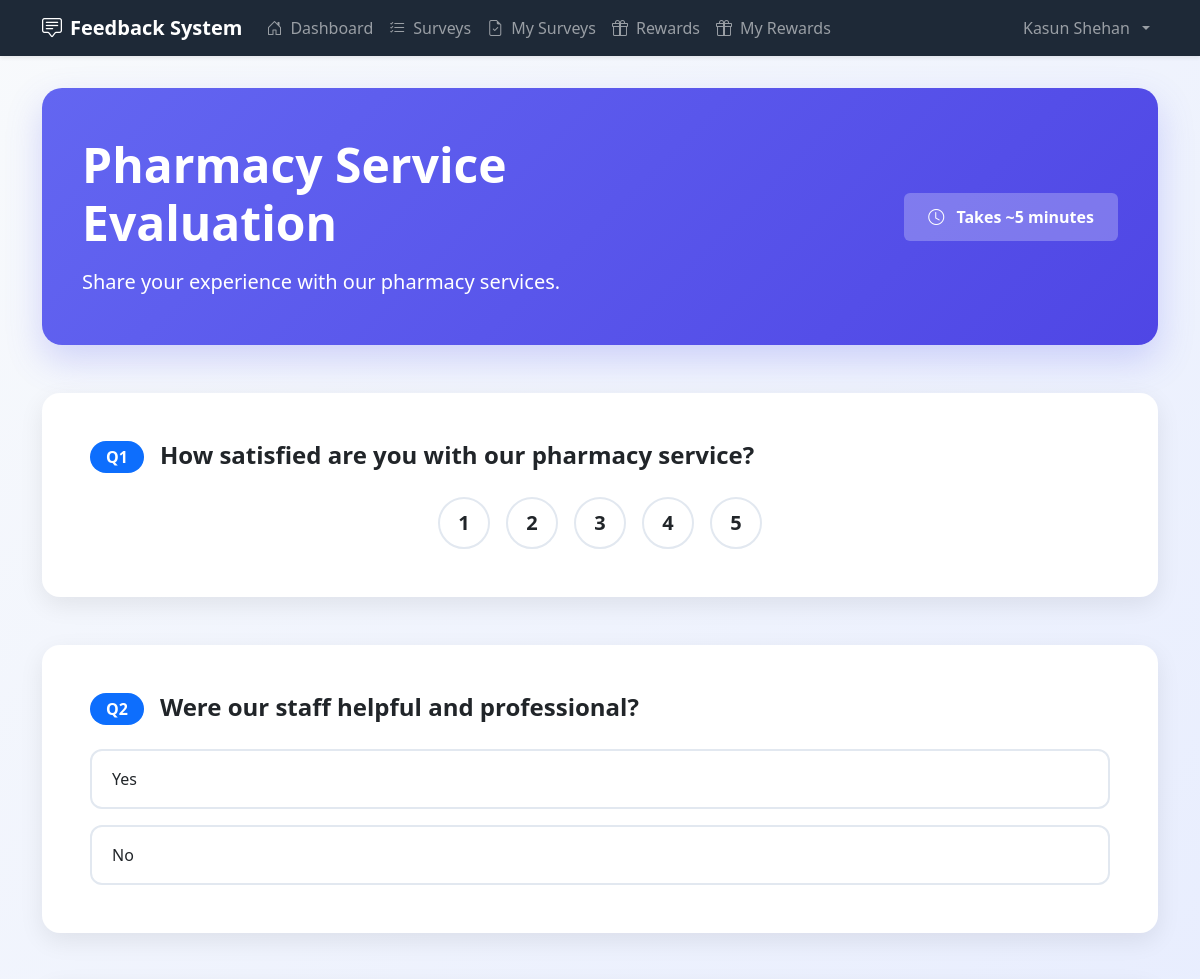
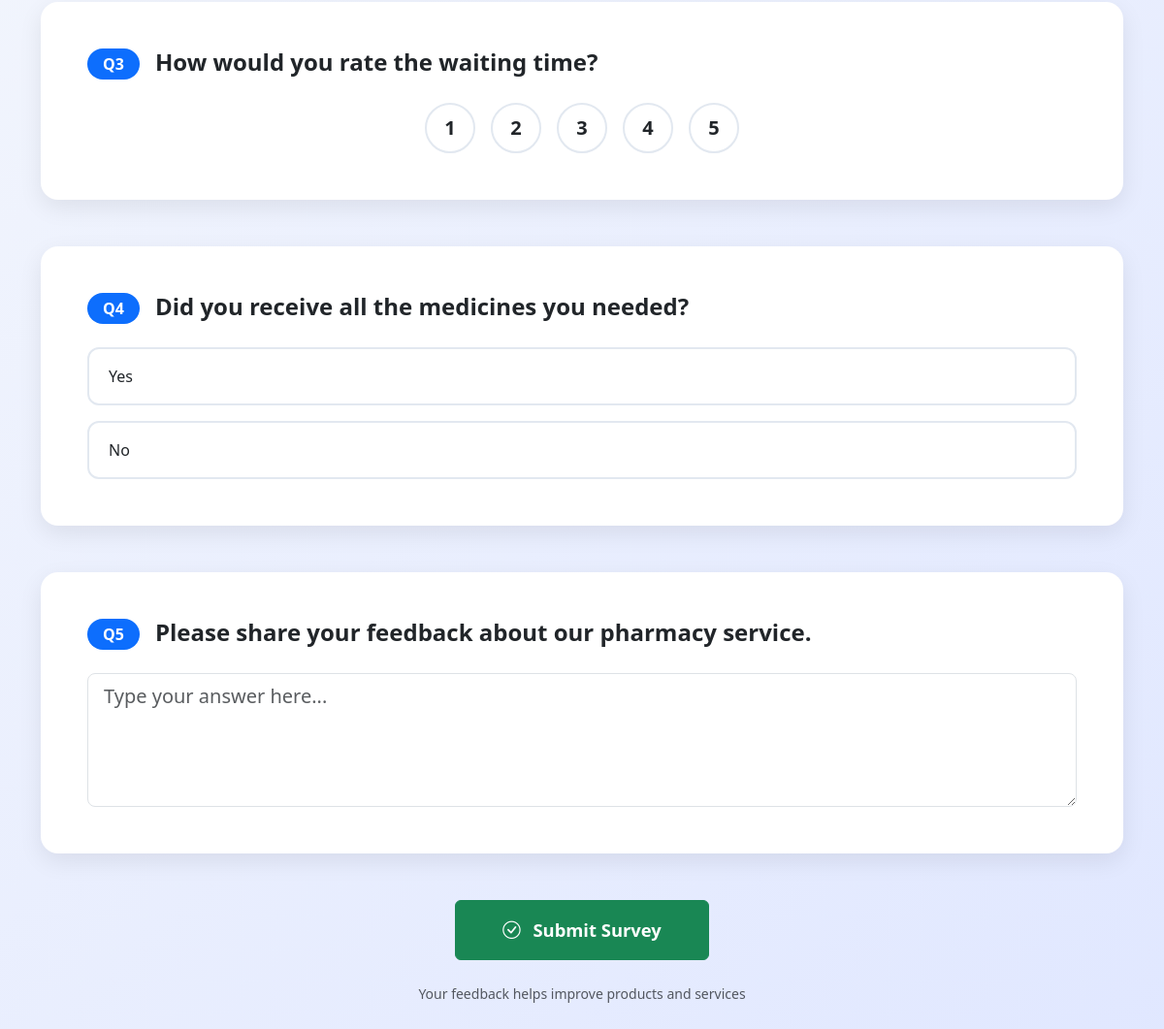
/user/take_survey.php?survey_id=7 (signed in), run on the app's committed database (2 pictures, top to bottom).
### tables this page shows
CREATE TABLE `surveys` (
  `survey_id` int NOT NULL AUTO_INCREMENT,
  `company_id` int NOT NULL,
  `title` varchar(200) NOT NULL,
  `description` text,
  `points_reward` int NOT NULL,
  `status` enum('draft','active') DEFAULT 'draft',
  `expiry_date` date DEFAULT NULL,
  `created_at` timestamp NULL DEFAULT CURRENT_TIMESTAMP,
  PRIMARY KEY (`survey_id`),
  KEY `company_id` (`company_id`),
  KEY `idx_status` (`status`),
  KEY `idx_expiry` (`expiry_date`),
  CONSTRAINT `fk_surveys_company` FOREIGN KEY (`company_id`) REFERENCES `companies` (`company_id`) ON DELETE CASCADE
);

CREATE TABLE `questions` (
  `question_id` int NOT NULL AUTO_INCREMENT,
  `survey_id` int NOT NULL,
  `question_text` text NOT NULL,
  `question_type` enum('mcq','rating','text') NOT NULL,
  PRIMARY KEY (`question_id`),
  KEY `survey_id` (`survey_id`),
  CONSTRAINT `fk_questions_survey` FOREIGN KEY (`survey_id`) REFERENCES `surveys` (`survey_id`) ON DELETE CASCADE
);

CREATE TABLE `options` (
  `option_id` int NOT NULL AUTO_INCREMENT,
  `question_id` int NOT NULL,
  `option_text` varchar(255) NOT NULL,
  PRIMARY KEY (`option_id`),
  KEY `question_id` (`question_id`),
  CONSTRAINT `fk_options_question` FOREIGN KEY (`question_id`) REFERENCES `questions` (`question_id`) ON DELETE CASCADE
);

### user/take_survey.php (the view, shortened to what this page needs)
<?php
include("../config/db.php");
$survey_id = (int)$_GET['survey_id'];
$survey_stmt = $conn->prepare("SELECT * FROM surveys WHERE survey_id = ? AND expiry_date >= CURDATE() AND status = 'active'");
$survey_stmt->bind_param("i", $survey_id);
$survey_stmt->execute();
$survey_result = $survey_stmt->get_result();
$survey = $survey_result->fetch_assoc();
$question_stmt = $conn->prepare("SELECT * FROM questions WHERE survey_id = ?");
$question_stmt->bind_param("i", $survey_id);
$question_stmt->execute();
$question_result = $question_stmt->get_result();
?>
<!DOCTYPE html>
<html lang="en">
<head>
    <link href="https://cdn.jsdelivr.net/npm/bootstrap@5.3.6/dist/css/bootstrap.min.css" rel="stylesheet">
    <link href="https://cdn.jsdelivr.net/npm/bootstrap-icons@1.11.3/font/bootstrap-icons.css" rel="stylesheet">
</head>
<body>
    <?php include("../includes/user_navbar.php"); ?>
    <div class="container survey-container">
        <div class="survey-hero">
            <div class="row align-items-center">
                <div class="col-lg-8">
                    <h1 class="display-5 fw-bold mb-3"><?php echo htmlspecialchars($survey['title']); ?></h1>
                    <?php if (!empty($survey['description'])): ?>
                        <p class="lead opacity-90 mb-0"><?php echo htmlspecialchars($survey['description']); ?></p>
                    <?php endif; ?>
                </div>
                <div class="col-lg-4 text-lg-end">
                    <div class="badge bg-white bg-opacity-25 px-4 py-3 fs-6">
                        <i class="bi bi-clock me-2"></i>
                        Takes ~5 minutes
                    </div>
                </div>
            </div>
        </div>
        <form method="POST" action="submit_survey.php" id="surveyForm">
            <?php
            $question_number = 1;
            mysqli_data_seek($question_result, 0);
            while($question = $question_result->fetch_assoc()):
                $question_id = $question['question_id'];
            ?>
                <div class="question-card card mb-5">
                    <div class="card-body p-4 p-md-5">
                        <div class="d-flex align-items-start gap-3 mb-4">
                            <span class="badge bg-primary rounded-pill px-3 py-2 fs-6">
                                Q<?php echo $question_number; ?>
                            </span>
                            <h4 class="fw-semibold mb-0"><?php echo htmlspecialchars($question['question_text']); ?></h4>
                        </div>
                        <?php if($question['question_type'] == 'text'): ?>
                            <textarea
                                name="answers[<?php echo $question_id; ?>]"
                                class="form-control form-control-lg"
                                rows="4"
                                placeholder="Type your answer here..."
                                required></textarea>
                        <?php elseif($question['question_type'] == 'rating'): ?>
                            <div class="d-flex gap-3 justify-content-center flex-wrap" id="rating-group-<?php echo $question_id; ?>">
                                <?php for($i = 1; $i <= 5; $i++): ?>
                                    <div class="rating-btn"
                                         data-value="<?php echo $i; ?>"
                                         onclick="selectRating(this, <?php echo $question_id; ?>)">
                                        <?php echo $i; ?>
                                    </div>
                                <?php endfor; ?>
                            </div>
                        <?php elseif($question['question_type'] == 'mcq'): ?>
                            <?php
                            $option_stmt = $conn->prepare("SELECT * FROM options WHERE question_id = ?");
                            $option_stmt->bind_param("i", $question_id);
                            $option_stmt->execute();
                            $option_result = $option_stmt->get_result();
                            ?>
                            <div class="row g-3" id="mcq-group-<?php echo $question_id; ?>">
                                <?php while($option = $option_result->fetch_assoc()): ?>
                                    <div class="col-12">
                                        <div class="option-card"
                                             onclick="selectMCQ(this, <?php echo $question_id; ?>)"
                                             // Escape output to prevent Cross-Site Scripting (XSS) attacks.
                                             data-value="<?php echo htmlspecialchars($option['option_text']); ?>">
                                            <div class="fw-medium">
                                                <?php echo htmlspecialchars($option['option_text']); ?>
                                            </div>
                                        </div>
                                    </div>
                                <?php endwhile; ?>
                            </div>
                        <?php endif; ?>
                    </div>
                </div>
            <?php
                $question_number++;
            endwhile; ?>
            <div class="text-center mt-5">
                <div class="d-grid d-md-block">
                    <button type="submit"
                            class="btn btn-success submit-btn px-5">
                        <i class="bi bi-check-circle me-2"></i>
                        Submit Survey
                    </button>
                </div>
                <p class="text-muted mt-4 small">
                    Your feedback helps improve products and services
                </p>
            </div>
        </form>
    </div>
</body>
</html>

### user/take_survey.php (style rules this page uses)
:root { --primary: #6366f1; --primary-dark: #4f46e5; --success: #10b981; --dark: #1e2937; }
body { background: linear-gradient(135deg, #f8fafc 0%, #e0e7ff 100%); font-family: 'Segoe UI', system-ui, -apple-system, sans-serif; min-height: 100vh; }
.survey-container { padding-top: 2rem; padding-bottom: 5rem; }
.survey-hero { background: linear-gradient(135deg, #6366f1 0%, #4f46e5 100%); color: white; border-radius: 20px; padding: 3rem 2.5rem; margin-bottom: 3rem; box-shadow: 0 15px 35px rgba(99, 102, 241, 0.25); }
.question-card { border: none; border-radius: 18px; box-shadow: 0 8px 25px rgba(0, 0, 0, 0.08); transition: all 0.3s ease; }
.option-card { border: 2px solid #e2e8f0; border-radius: 12px; padding: 1rem 1.25rem; cursor: pointer; transition: all 0.2s ease; }
.rating-btn { width: 52px; height: 52px; border-radius: 50%; border: 2px solid #e2e8f0; background: white; display: flex; align-items: center; justify-content: center; font-size: 1.25rem; font-weight: 600; cursor: pointer; transition: all 0.2s ease; }
.submit-btn { padding: 16px 40px; font-size: 1.15rem; font-weight: 600; }

### data on the page
surveys: title "Pharmacy Service Evaluation", description "Share your experience with our pharmacy services."
questions: question_text "How satisfied are you with our pharmacy service?"
questions: question_text "Were our staff helpful and professional?"
options: option_text "Yes"
options: option_text "No"
questions: question_text "How would you rate the waiting time?"
questions: question_text "Did you receive all the medicines you needed?"
options: option_text "Yes"
options: option_text "No"
questions: question_text "Please share your feedback about our pharmacy service.", question_id "Type your answer here..."

### other printed values
$_SESSION['user_name'] "Kasun Shehan"
